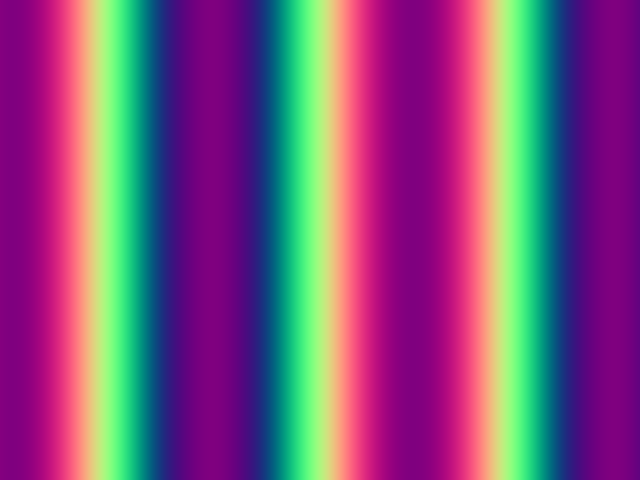
Frame 1 (no input)
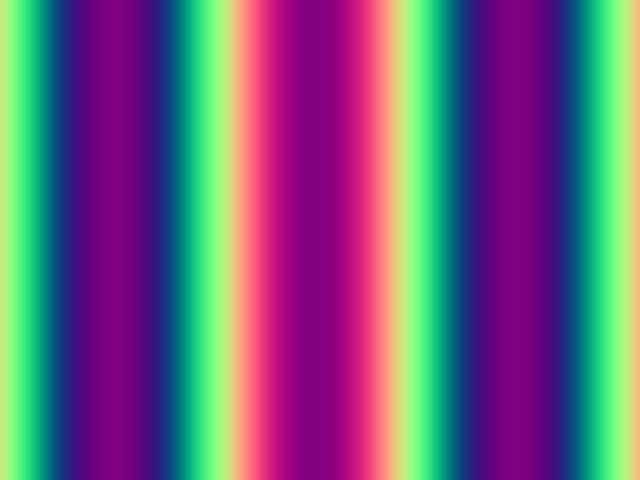
Frame 60 (the mouse pressed at the canvas centre just before this capture)
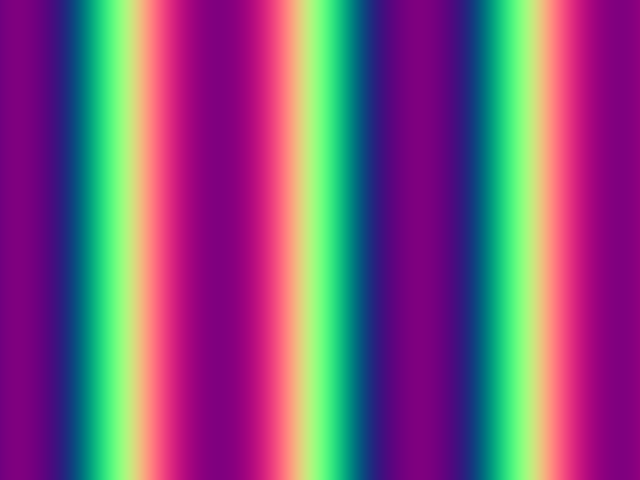
Frame 120 (the mouse held since frame 60 and released just before this capture)

The Processing sketch that drew these frames (run headless with seeded random() and noise(); from frame 60 on, the mouse is pressed at the canvas centre):

// Processing sketch: plasma_effect
// ── plasma_effect.pde
// Based on https://www.bidouille.org/prog/plasma
int pc;
int cc;

void setup() {
  size(640, 480);
  colorMode(RGB, 1);
  loadPixels();
  cc = pc = 0;
}

void draw() {
  float t = millis() / 1e3;
  int i = 0;
  for (int y = 0; y < height; y++) {
    for (int x = 0; x < width; x++) {
      float tx = map(x, 0, width, -0.5, 0.5);
      float ty = map(y, 0, height, -0.5, 0.5);
      color col = plasma(pc, cc, t, tx, ty);
      pixels[i++] = col;
    }
  }
  updatePixels();
}

color plasma(int pc, int cc, float t, float x, float y) {
  float r, g, b, v;
  float cx, cy;
  
  r = g = b = v = 0;
  if (pc == 0)
    v = sin(x*10 + t);
  else if (pc == 1)
    v = sin(10*(x*sin(t/2) + y*cos(t/3)) + t);
  else if (pc == 2) {
    cx = x + 0.5*sin(t/5);
    cy = y + 0.5*cos(t/3);
    v = sin(sqrt(100*(cx*cx + cy*cy) + 1) + t);
  } else if (pc == 3) {
    v += sin(x*10 + t);
    v += sin(10*(x*sin(t/2) + y*cos(t/3)) + t);
    
    cx = x + 0.5*sin(t/5);
    cy = y + 0.5*cos(t/3);
    v += sin(sqrt(100*(cx*cx + cy*cy) + 1) + t);
  } else if (pc == 4) {
    v = tan(x*y*10 * sin(t)) + cos(t);
  } else if (pc == 5) {
    v = x*sin(5*t) + y/cos(4*t) + x/5*cos(t);
  } else if (pc == 6) {
    v = 1/(0.01+tan(x+y*t));
  } else if (pc == 7) {
    v = abs(sin(x*y*t));
  }

  if (cc == 0) {
    r = sin(v*PI);
    g = cos(v*PI);
    b = 0;
  } else if (cc == 1) {
    r = 1;
    g = cos(v*PI);
    b = sin(v*PI);
  } else if (cc == 2) {
    r = sin(v*PI);
    g = sin(v*PI + 2*PI/3);
    b = sin(v*PI + 4*PI/3);
  } else if (cc == 3) {
    r = g = b = sin(v*5*PI);
  }
  
  r = map(r, -1, 1, 0, 1);
  g = map(g, -1, 1, 0, 1);
  b = map(b, -1, 1, 0, 1);
  return color(r, g, b);
}

void keyPressed() {
  if (keyCode == LEFT)
    pc--;
  else if (keyCode == RIGHT)
    pc++;
  else if (keyCode == UP)
    cc--;
  else if (keyCode == DOWN)
    cc++;
  pc = wrap(pc, 0, 7);
  cc = wrap(cc, 0, 3);
}

int wrap(int x, int a, int b) {
  if (x < a)
    x = b;
  else if (x > b)
    x = a;
  return x;
}
